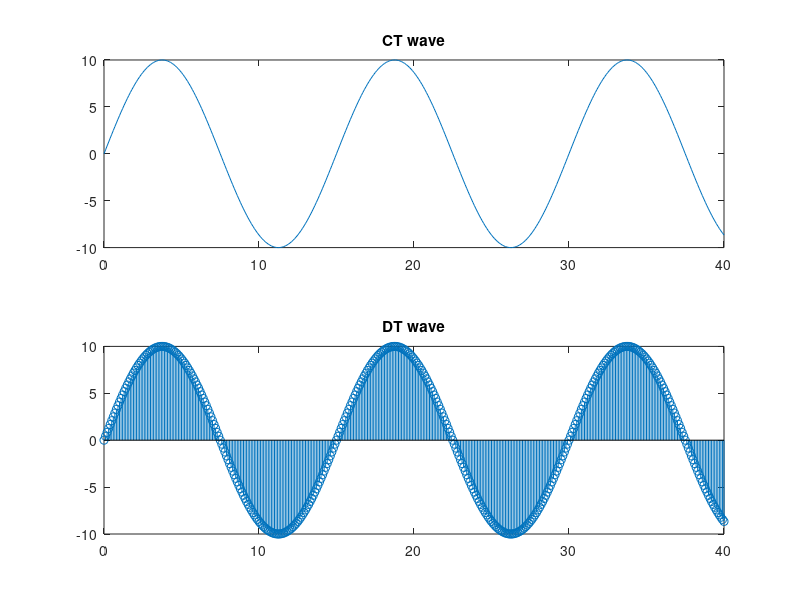

Reproduce this figure in MATLAB.
x=0:0.1:40;
y=10*sin(2*pi*x/15);
subplot(2,1,1)
plot(x,y)
title("CT wave");
subplot(2,1,2)
stem(x,y)
title("DT wave")
hold off;
